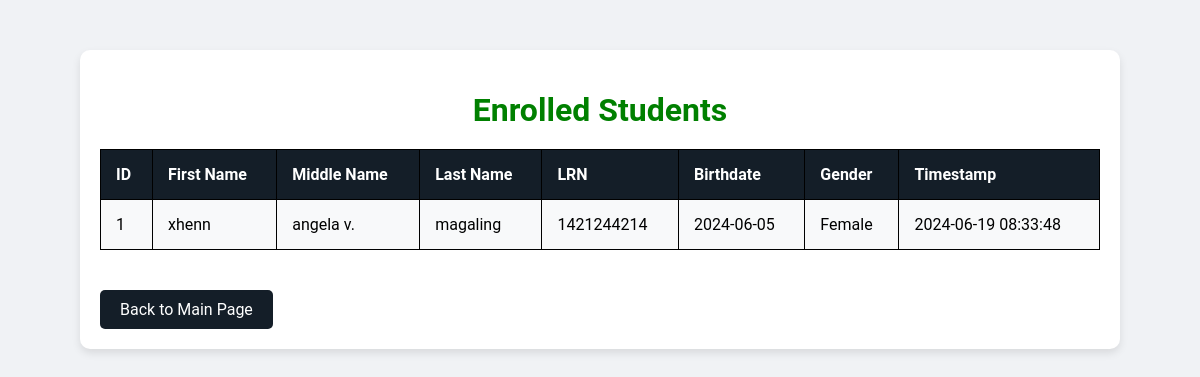
/enrolled_students.php, run on the app's committed database.
### tables this page shows
CREATE TABLE `student_information` (
  `student_info_id` int(11) NOT NULL,
  `user_id` int(11) DEFAULT NULL,
  `first_name` varchar(50) NOT NULL,
  `middle_name` varchar(50) DEFAULT NULL,
  `last_name` varchar(50) NOT NULL,
  `extension_name` varchar(50) DEFAULT NULL,
  `nickname` varchar(50) DEFAULT NULL,
  `lrn_number` varchar(20) NOT NULL,
  `birthdate` date NOT NULL,
  `gender` enum('Male','Female','Other') NOT NULL,
  `religion` varchar(50) NOT NULL,
  `place_of_birth` varchar(100) NOT NULL,
  `have_been_hospitalized` tinyint(1) DEFAULT NULL,
  `reason` varchar(200) DEFAULT NULL,
  `medical_history` varchar(100) DEFAULT NULL,
  `reg_date` timestamp NOT NULL DEFAULT current_timestamp()
);

### enrolled_students.php (the view, shortened to what this page needs)
<?php
$servername = "localhost";
$username = "root";
$password = "";
$dbname = "enrollmentsystemdb";
$conn = new mysqli($servername, $username, $password, $dbname);
$sql = "SELECT student_info_id, first_name,middle_name,last_name, lrn_number, birthdate, gender, reg_date FROM student_information";
$result = $conn->query($sql);
?>
<!DOCTYPE html>
<html lang="en">
<head>
</head>
<body>
    <div class="container">
        <h1>Enrolled Students</h1>
        <?php if ($result->num_rows > 0): ?>
            <table>
                <tr>
                    <th>ID</th>
                    <th>First Name</th>
                    <th>Middle Name</th>
                    <th>Last Name</th>
                    <th>LRN</th>
                    <th>Birthdate</th>
                    <th>Gender</th>
                    <th>Timestamp</th>
                </tr>
                <?php while($row = $result->fetch_assoc()): ?>
                    <tr>
                        <td data-label="ID"><?php echo $row['student_info_id']; ?></td>
                        <td data-label="First Name"><?php echo $row['first_name']; ?></td>
                        <td data-label="Middle Name"><?php echo $row['middle_name']; ?></td>
                        <td data-label="Last Name"><?php echo $row['last_name']; ?></td>
                        <td data-label="LRN"><?php echo $row['lrn_number']; ?></td>
                        <td data-label="Birthdate"><?php echo $row['birthdate']; ?></td>
                        <td data-label="Gender"><?php echo $row['gender']; ?></td>
                        <td data-label="Timestamp"><?php echo $row['reg_date']; ?></td>
                    </tr>
                <?php endwhile; ?>
            </table>
            <a href="main.php" class="back-button">Back to Main Page</a>
        <?php else: ?>
            <p>No students enrolled yet.</p>
        <?php endif; ?>
    </div>
</body>
</html>

### enrolled_students.php (style rules this page uses)
body { font-family: 'Roboto', sans-serif; background-color: #f0f2f5; margin: 0; padding: 0; }
.container { max-width: 1000px; margin: 50px auto; background-color: #fff; padding: 20px; border-radius: 10px; box-shadow: 0 4px 8px rgba(0, 0, 0, 0.1); }
h1 { color: green; text-align: center; margin-bottom: 20px; }
table { width: 100%; border-collapse: collapse; margin: 20px 0; }
table, th, td { border: 1px solid #000; }
th, td { padding: 15px; text-align: left; }
.back-button { display: inline-block; padding: 10px 20px; background: #141e28; color: #fff; text-decoration: none; border-radius: 5px; transition: #141e28; font-size: 1rem; margin-top: 20px; }
th { background-color: #141e28; color: #fff; }
tr:nth-child(even) { background-color: #f8f9fa; }

### data on the page
student_information: student_info_id "1", first_name "xhenn", middle_name "angela v.", last_name "magaling", lrn_number "1421244214", birthdate "2024-06-05", gender "Female", reg_date "2024-06-19 08:33:48"
